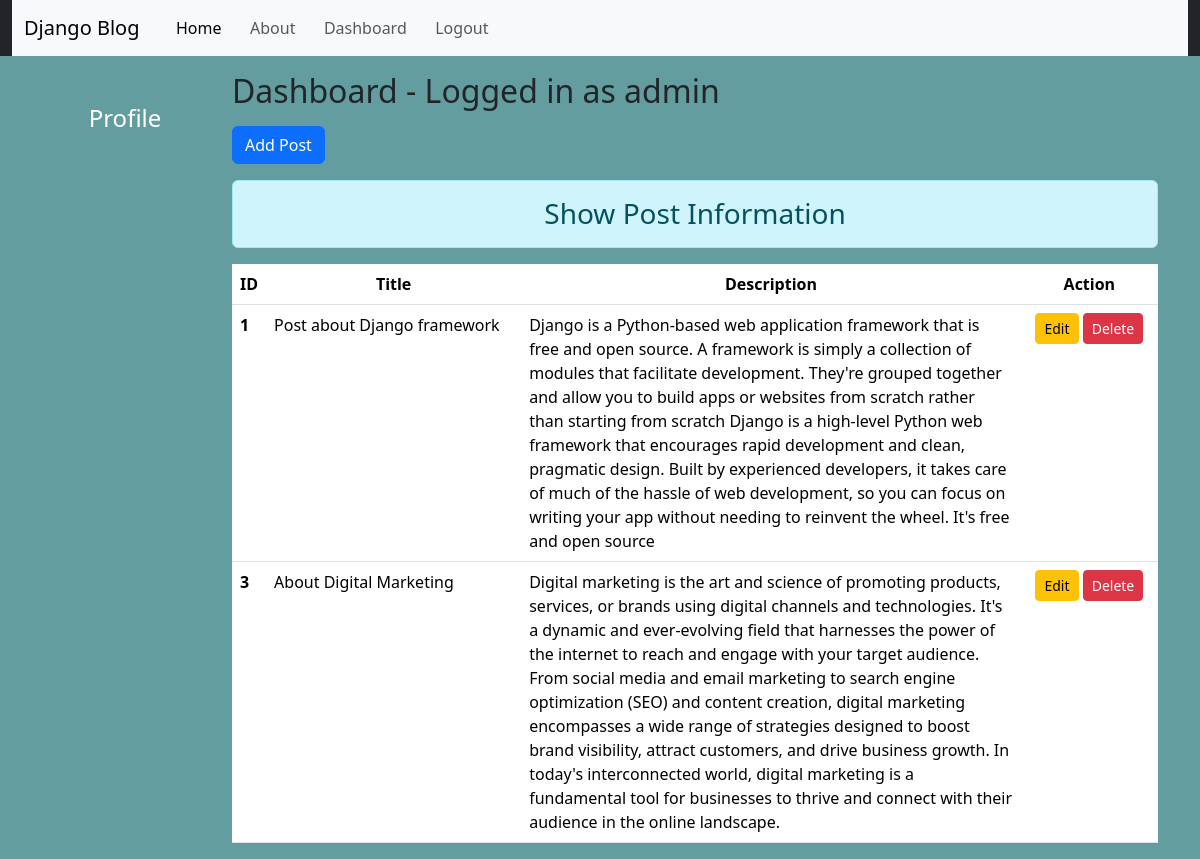
The page /dashboard/ (signed in) on the database its author committed.
### blog/models.py (models this page shows)
class Post(models.Model):
    title=models.CharField(max_length=200)
    desc=models.TextField()

### blog/views.py (the view)
# urls.py: path('dashboard/', views.dashboard, name='dashboard'),
def dashboard(request):
    if request.user.is_authenticated:
       posts=Post.objects.all()
       user=request.user
       full_name=user.get_full_name()
       groups=user.groups.all()
       return render(request, 'blog/dashboard.html', {'posts':posts, 'full_name': full_name, 'groups':groups})
    else:
        return HttpResponseRedirect('/login/')

### blog/templates/blog/dashboard.html (shortened to what this page needs)
{% extends 'blog/base.html' %}
{% load static %}
 {% block side %}
  <div class="col-sm-2 text-white my-4 text-center">
    <h4 class="my-4">Profile</h4>
  </div>
 {% endblock side%}
{% block content %}
<div class="col-sm-10">
    <h2 class="text-dark my-3" style="margin-top: 20px;">Dashboard - Logged in as {{user}}</h2>
    <a href="{% url 'addpost' %}" class="btn btn-primary">Add Post</a>
    <h3 class="text-center alert alert-info mt-3">Show Post Information</h3>
    {% if posts %}
    <table class="table table-hover bg-white">
        <thead>
            <tr class="text-center">
                 <th scope="col" style="width:2%">ID</th>
                 <th scope="col" style="width:28%">Title</th>
                 <th scope="col" style="width:55%">Description</th>
                 <th scope="col" style="width:15%">Action</th>
            </tr>
        </thead>
        <tbody>
            {% for post in posts %}
            <tr>
                <th scope="row">{{post.id}}</th>
                <td>{{post.title}}</td>
                <td>{{post.desc}}</td>
                <td class="text-center">
                    <a href="{% url 'updatepost' post.id%}" class="btn btn-warning btn-sm">Edit</a>
                    {% if perms.blog.delete_post %}
                    <form action="{% url 'deletepost' post.id %}" method="POST" class="d-inline">{% csrf_token%}
                        <input type="submit" class="btn btn-danger btn-sm" value="Delete">
                    </form>
                    {% endif %}
                </td>
            </tr>
            {% endfor %}
        </tbody>
    </table>
    {% else %}
    <h3 class="text-center alert alert-warning ">No Records</h3>
    {% endif %}
</div>
{% endblock %}

### blog/templates/blog/base.html (shortened to what this page needs)
{% load static %}
<!DOCTYPE html>
<html lang="en">
<head>
    <link rel="stylesheet" href="{% static 'blog/css/bootstrap.css' %}">
    <link rel="stylesheet" href="{% static 'blog/css/style.css' %}">
</head>
<body>
    <div class="container-fluid bg-dark">
     {% include 'blog/navbar.html' %}
    </div>
    <div class="container">
        <div class="row">
            {% block side %}
            {% endblock side%}
            {% block content %}
            {% endblock content %}
        </div>
    </div>
</body>
</html>

### blog/templates/blog/navbar.html (shortened to what this page needs)
<nav class="navbar navbar-expand-lg bg-body-tertiary">
    <div class="container-fluid">
      <a class="navbar-brand" href="#">Django Blog</a>
      <div class="collapse navbar-collapse" id="navbarNav">
        <ul class="navbar-nav">
          <li class="nav-item">
            <a class="nav-link active" aria-current="page" href="{% url 'home' %}">Home</a>
          </li>
          <li class="nav-item">
        <a class="nav-link" href="{% url 'about' %}">About</a>
          </li>
          {% if request.user.is_authenticated %}
          <li class="nav-item">
            <a class="nav-link" href="{% url 'dashboard' %}">Dashboard</a>
          </li>
          <li class="nav-item">
            <a class="nav-link" href="{% url 'logout' %}">Logout</a>
          </li>
          {% endif %}
        </ul>
      </div>
    </div>
  </nav>

### blog/static/blog/css/style.css (style rules this page uses)
body { background-color:rgb(100, 157, 160); color:rgb(34, 32, 32); }

### rows shown on the page
Post: id "1", title "Post about Django framework", desc "Django is a Python-based web application framework that is free and open source. A framework is simply a collection of modules that facilitate development. They're grouped together and allow you to build apps or websites from scratch rather than starting from scratch Django is a high-level Python web framework that encourages rapid development and clean, pragmatic design. Built by experienced developers, it takes care of much of the hassle of web development, so you can focus on writing your app without needing to reinvent the wheel. It's free and open source"
Post: id "3", title "About Digital Marketing", desc "Digital marketing is the art and science of promoting products, services, or brands using digital channels and technologies. It's a dynamic and ever-evolving field that harnesses the power of the internet to reach and engage with your target audience. From social media and email marketing to search engine optimization (SEO) and content creation, digital marketing encompasses a wide range of strategies designed to boost brand visibility, attract customers, and drive business growth. In today's interconnected world, digital marketing is a fundamental tool for businesses to thrive and connect with their audience in the online landscape."

### other values the page prints
{{ user }} "admin"
